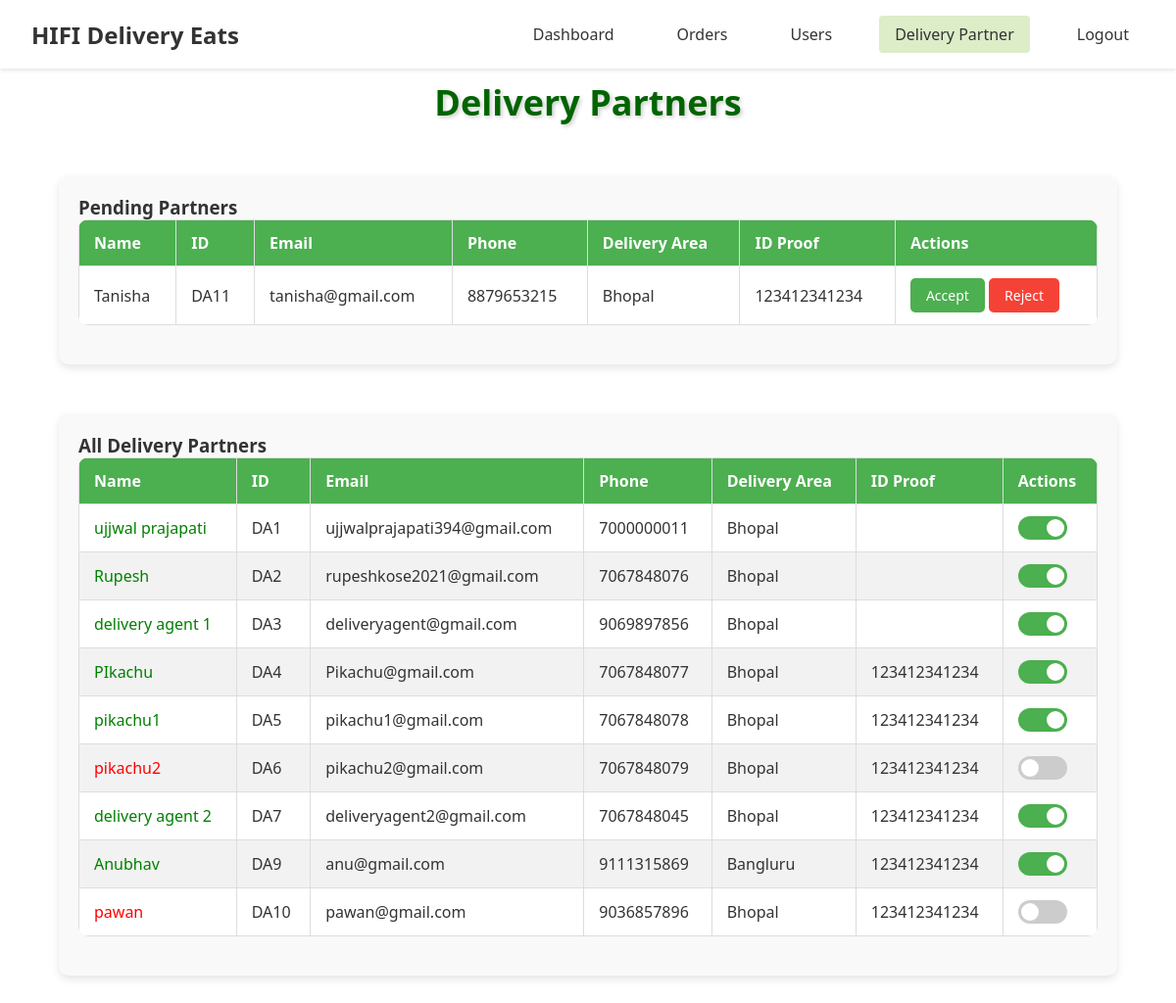
/admin/delivery_partner (signed in), run on the app's committed database.
### models.py (models this page shows, shortened)
class DeliveryAgent(UserMixin, db.Model):
    __tablename__ = 'delivery_agent'
    id = db.Column(db.Integer, primary_key=True)
    username = db.Column(db.String(100))
    email = db.Column(db.String(100), unique=True)
    phone = db.Column(db.Integer, unique=True, nullable=False)
    password = db.Column(db.String(100), nullable=False)
    image = db.Column(db.String(255), nullable=True, server_default='')
    bio = db.Column(db.Text, nullable=True, server_default='')
    delivery_area = db.Column(db.String(100), nullable=False)
    available_slots = db.Column(db.Boolean, nullable=False, default=True)
    id_proof = db.Column(db.String(12), nullable=False, server_default='')
    is_approved = db.Column(db.Boolean, nullable=False, server_default='0')
    is_active = db.Column(db.Boolean, nullable=False, server_default='1')

### routes.py (the view)
    @app.route('/admin/delivery_partner')
    @login_required
    def delivery_partner():
        pending_agents = DeliveryAgent.query.filter_by(is_approved=False).all()
        accepted_agents = DeliveryAgent.query.filter_by(is_approved=True).all()
        return render_template(
            'admin/delivery_partner.html',
            pending_agents=pending_agents,
            accepted_agents=accepted_agents
        )

### templates/admin/delivery_partner.html (shortened to what this page needs)
{% extends 'admin/index.html' %}
{% block css %}
  <link
    rel="stylesheet"
    href="{{ url_for('static', filename='css/admin/delivery_partner.css') }}"
  />
{% endblock css %}
{% block content %}
<h2>Delivery Partners</h2>
<div class="table-container">
  <h3>Pending Partners</h3>
  <table>
    <thead>
      <tr>
        <th>Name</th>
        <th>ID</th>
        <th>Email</th>
        <th>Phone</th>
        <th>Delivery Area</th>
        <th>ID Proof</th>
        <th>Actions</th>
      </tr>
    </thead>
    <tbody id="userList">
      {% for agent in pending_agents %}
      <tr id="user-{{ agent.id }}">
        <td>{{ agent.username }}</td>
        <td>DA{{ agent.id }}</td>
        <td>{{ agent.email }}</td>
        <td>{{ agent.phone }}</td>
        <td>{{ agent.delivery_area }}</td>
        <td>{{ agent.id_proof }}</td>
        <td>
          <button class="accept" onclick="handleAccept({{ agent.id }})">
            Accept
          </button>
          <button class="reject" onclick="handleReject({{ agent.id }})">
            Reject
          </button>
        </td>
      </tr>
      {% else %}
      <tr>
        <td colspan="7">No pending agents.</td>
      </tr>
      {% endfor %}
    </tbody>
  </table>
</div>
<div class="table-container">
  <h3>All Delivery Partners</h3>
  <table>
    <thead>
      <tr>
        <th>Name</th>
        <th>ID</th>
        <th>Email</th>
        <th>Phone</th>
        <th>Delivery Area</th>
        <th>ID Proof</th>
        <th>Actions</th>
      </tr>
    </thead>
    <tbody id="acceptedAgentsList">
      {% for agent in accepted_agents %}
      <tr id="user-{{ agent.id }}">
        <td style="color: {% if not agent.is_active %}red{% else %}green{% endif %};">
          {{ agent.username }}
        </td>
        <td>DA{{ agent.id }}</td>
        <td>{{ agent.email }}</td>
        <td>{{ agent.phone }}</td>
        <td>{{ agent.delivery_area }}</td>
        <td>{{ agent.id_proof }}</td>
        <td>
          <label class="switch">
            <span class="slider"></span>
          </label>
        </td>
      </tr>
      {% else %}
      <tr>
        <td colspan="7">No accepted agents.</td>
      </tr>
      {% endfor %}
    </tbody>
  </table>
</div>
{% endblock content %}

### templates/admin/index.html (shortened to what this page needs)
<!DOCTYPE html>
<html lang="en">
<head>
  <link rel="stylesheet" href="{{ url_for('static', filename='css/admin/admin.css') }}">
  {% block css %}
  {% endblock css %}
</head>
<body>
  <header class="header">
    <div class="logo">HIFI Delivery Eats</div>
    <nav class="nav-menu">
      <a href="{{ url_for('admin') }}" class="{% if request.endpoint == 'admin' %}active{% endif %}">Dashboard</a>
      <a href="#" class="{% if request.endpoint == 'orders' %}active{% endif %}">Orders</a>
      <a href="#" class="{% if request.endpoint == 'users' %}active{% endif %}">Users</a>
      <a href="{{ url_for('delivery_partner') }}" class="{% if request.endpoint == 'delivery_partner' %}active{% endif %}">Delivery Partner</a>
      <a href="{{ url_for('employee_logout') }}">Logout</a>
    </nav>
  </header>
  <main>
    <section class="dashboard-content">
      {% block content %}{% endblock content %}
    </section>
  </main>
</body>
</html>

### static/css/admin/admin.css (style rules this page uses)
* { margin: 0; padding: 0; box-sizing: border-box; font-family: 'Segoe UI', Tahoma, Geneva, Verdana, sans-serif; }
:root { --primary-green: #50b341; --light-green: #DCEDC8; --white: #ffffff; --text-dark: #333333; }
body { background-color: var(--white); color: var(--text-dark); }
.header { position: fixed; top: 0; left: 0; width: 100%; z-index: 1000; display: flex; justify-content: space-between; align-items: center; padding: 1rem 2rem; background-color: var(--white); box-shadow: 0 2px 4px rgba(0,0,0,0.1); }
.logo { font-size: 1.5rem; font-weight: bold; color: var(--text-dark); }
.nav-menu { display: flex; gap: 2rem; }
.nav-menu a { text-decoration: none; color: var(--text-dark); padding: 0.5rem 1rem; border-radius: 4px; transition: background-color 0.3s; }
.nav-menu a:hover, .nav-menu a.active { background-color: var(--light-green); }
.container, main { margin-top: 80px; }

### static/css/admin/delivery_partner.css (style rules this page uses)
h2 { color: darkgreen; text-align: center; margin-bottom: 10px; font-size: 36px; font-weight: bold; text-shadow: 2px 2px 4px rgba(0, 0, 0, 0.2); transition: text-shadow 0.3s ease-in-out; margin-top: 1rem; }
.table-container { margin: 50px auto; padding: 20px; border-radius: 10px; box-shadow: 0 4px 8px rgba(0, 0, 0, 0.1); background-color: #f9f9f9; width: 90%; max-width: 1200px; }
table { width: 100%; border-collapse: collapse; margin-bottom: 20px; background-color: #fff; border-radius: 10px; overflow: hidden; }
th, td { border: 1px solid #ddd; padding: 12px 15px; text-align: left; }
th { background-color: #4CAF50; color: white; }
tbody tr:nth-child(even) { background-color: #f2f2f2; }
button { padding: 8px 16px; border: none; border-radius: 5px; cursor: pointer; font-size: 14px; transition: background-color 0.3s ease; }
.accept { background-color: #4CAF50; color: white; }
.reject { background-color: #f44336; color: white; }
.switch { position: relative; display: inline-block; width: 50px; height: 24px; }
.slider { position: absolute; cursor: pointer; top: 0; left: 0; right: 0; bottom: 0; background-color: #ccc; transition: .4s; border-radius: 24px; }
.slider:before { position: absolute; content: ""; height: 18px; width: 18px; left: 3px; bottom: 3px; background-color: white; transition: .4s; border-radius: 50%; }
input:checked + .slider { background-color: #4caf50; }
input:checked + .slider:before { transform: translateX(26px); }

### data on the page
DeliveryAgent: username "Tanisha", id "11", email "tanisha@gmail.com", phone "8879653215", delivery_area "Bhopal", id_proof "123412341234"
DeliveryAgent: username "ujjwal prajapati", id "1", email "ujjwalprajapati394@gmail.com", phone "7000000011", delivery_area "Bhopal"
DeliveryAgent: username "Rupesh", id "2", email "rupeshkose2021@gmail.com", phone "7067848076", delivery_area "Bhopal"
DeliveryAgent: username "delivery agent 1", id "3", email "deliveryagent@gmail.com", phone "9069897856", delivery_area "Bhopal"
DeliveryAgent: username "PIkachu", id "4", email "Pikachu@gmail.com", phone "7067848077", delivery_area "Bhopal", id_proof "123412341234"
DeliveryAgent: username "pikachu1", id "5", email "pikachu1@gmail.com", phone "7067848078", delivery_area "Bhopal", id_proof "123412341234"
DeliveryAgent: username "pikachu2", id "6", email "pikachu2@gmail.com", phone "7067848079", delivery_area "Bhopal", id_proof "123412341234"
DeliveryAgent: username "delivery agent 2", id "7", email "deliveryagent2@gmail.com", phone "7067848045", delivery_area "Bhopal", id_proof "123412341234"
DeliveryAgent: username "Anubhav", id "9", email "anu@gmail.com", phone "9111315869", delivery_area "Bangluru", id_proof "123412341234"
DeliveryAgent: username "pawan", id "10", email "pawan@gmail.com", phone "9036857896", delivery_area "Bhopal", id_proof "123412341234"
